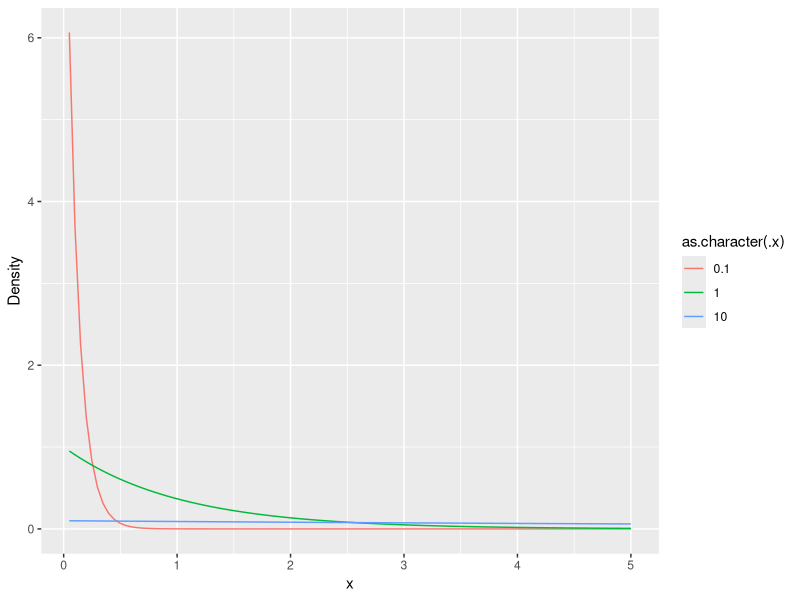
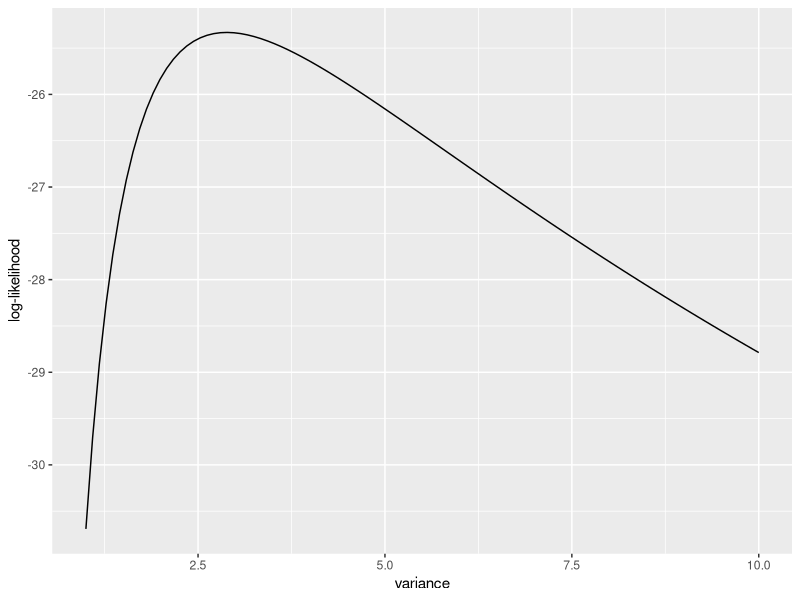
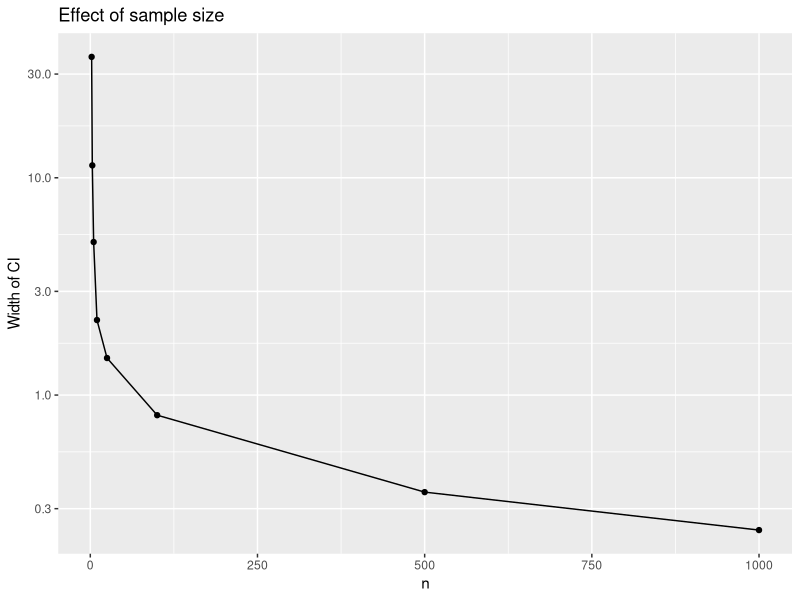
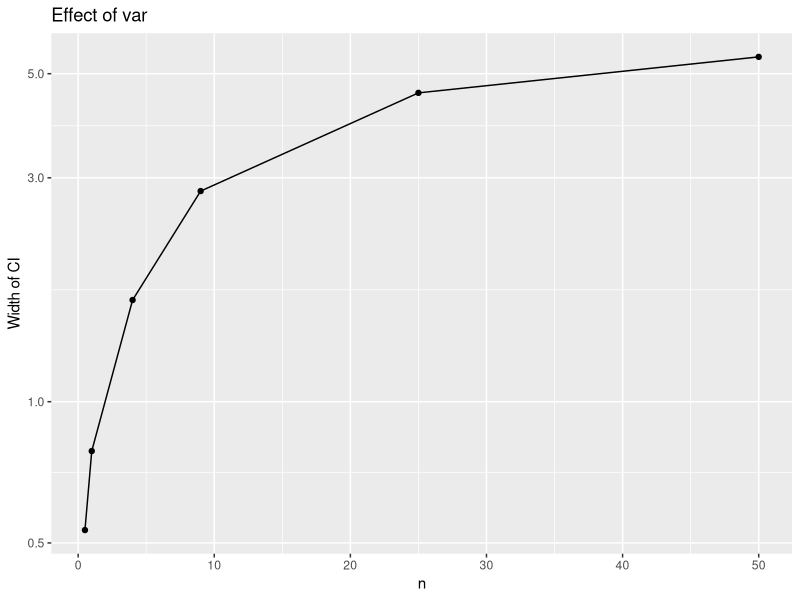
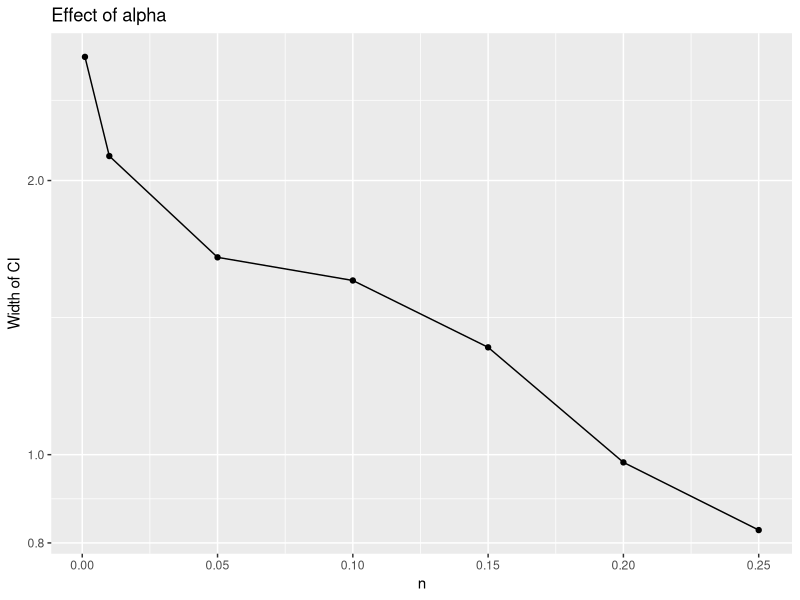

The R script that drew these images, in order:
# Exponential Distribution
exp_dist_density <- function(x, lambda) {
  (1/lambda) * exp(-x/lambda)
}

# 1 visualize the dist for lambdas
library("ggplot2")
lambdas = c(0.1, 1, 10)


ggplot() +
  xlim(.05, 5) +
  purrr::map(.x=c(0.1, 1, 10),
             .f = ~ geom_function(fun=exp_dist_density, 
                                  mapping=aes(color=as.character(.x)),
                                  args=list(lambda=.x))) +
  labs(y = "Density", x = "x")

# visualize the log-likelihood function with a concrete sample

# Draw a normal sample x with μ=3 and σ2=4 of size n=13

# Plot the log-likelihood function for this sample as a function of σ2 with μ=x¯ fixed
set.seed(1234)
log_likelihood <- function(mu, variance, x) {
  -(length(x)/2) * log(2 * pi) - (length(x)/2) * log(variance) - (1/(2*variance)) * sum((x-mu)^2)
}

x <- rnorm(n=13, mean=3, sd=2)

ggplot() +
  xlim(1, 10) +
  geom_function(fun=log_likelihood, args=list(mu=mean(x), x=x)) +
  labs(x="variance", y="log-likelihood")

# Confidence Intervals

# Implement a function that – given the sample data and α – returns the estimated 
# mean and its (1-α)-confidence interval and the width of the confidence interval.
estimated_mean <- function(sample, alpha) {
  smean = mean(sample)
  stdev = sd(sample)
  t_term = qt(p=(1-alpha/2), df=length(sample)-1)
  quantile1 = smean - t_term * (stdev/sqrt(length(sample)))
  quantile2 = smean + t_term * (stdev/sqrt(length(sample)))
  return(list(mean=smean, ci=c(quantile1, quantile2), ci.width=diff(c(quantile1, quantile2))))
}

# Draw samples of size n={2,3,5,10,25,100,500,1000} from a normal distribution 
# with fixed μ=0 and variance σ2=4
# width of the CI with fixed α=0.05 depends on the sample size n

library("tibble")

set.seed(98765) #reproducible "randomness"
resN <- tibble(n = c(2, 3, 5, 10, 25, 100, 500, 1000)) |>
dplyr::rowwise() |> 
dplyr::mutate(width = estimated_mean(sample = rnorm(n=n, sd=2), alpha = .05)$ci.width)

ggplot(resN, mapping = aes(x=n, y=width)) + 
  geom_line() + geom_point() + 
  scale_y_log10(name = "Width of CI") +
  labs(title = "Effect of sample size", x = "n")

# see effect of variability
set.seed(98765)
resSD <- tibble(sigma = c(.5, 1, 4, 9, 25, 50)) |>
dplyr::rowwise() |>
dplyr::mutate(width = estimated_mean(sample = rnorm(n=25, sd=sqrt(sigma)), alpha = .05)$ci.width)

ggplot(resSD, mapping = aes(x=sigma, y=width)) + 
  geom_line() + geom_point() + 
  scale_y_log10(name = "Width of CI") +
  labs(title = "Effect of var", x = "n")

# see effect of alpha
set.seed(98765)
resA <- tibble(alph = c(0.001,0.01,0.05,0.1,0.15,0.2,0.25)) |>
  dplyr::rowwise() |>
  dplyr::mutate(width = estimated_mean(sample = rnorm(n=25, sd=2), alpha = alph)$ci.width)

ggplot(resA, mapping = aes(x=alph, y=width)) + 
  geom_line() + geom_point() + 
  scale_y_log10(name = "Width of CI") +
  labs(title = "Effect of alpha", x = "n")
